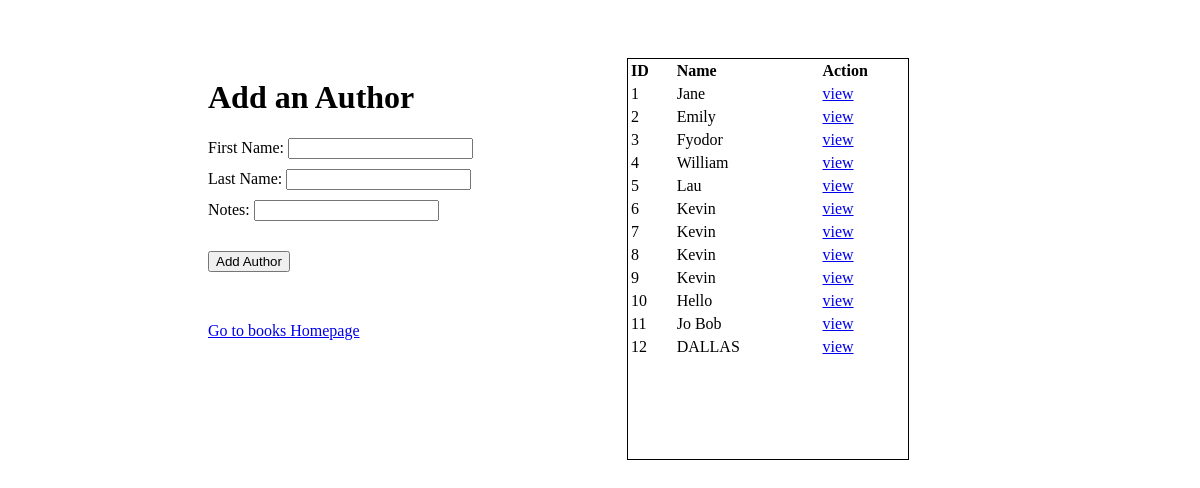
/add_author, run on the app's committed database.
### main_app/models.py (models this page shows)
class Author(models.Model):
    first_name= models.CharField(max_length=255)
    last_name= models.CharField(max_length=255)
    books = models.ManyToManyField(Book, related_name='authors')
    notes = models.TextField()
    created_at = models.DateTimeField(auto_now_add=True)
    updated_at = models.DateTimeField(auto_now=True)

### main_app/views.py (the view)
# urls.py: path('add_author', views.add_author),
def add_author(request):
    authors= Author.objects.all()
    context= {
        'authors' : authors,
    }
    return render(request,'add_author.html', context)

### main_app/templates/add_author.html (shortened to what this page needs)
<!DOCTYPE html>
<html lang="en">
<head>
</head>
<body>
    <div id='submit_author'>
        <h1>Add an Author</h1>
        <form action="submit_author" method= 'POST'>
            <label for="first_name" class='first_name'>First Name:</label>
            <input type="text" name="first_name" class="first_name"> <br>
            <label for="last_name" class='last_name'>Last Name:</label>
            <input type="text" name="last_name" class="last_name"> <br>
            <label for="notes" class='notes'>Notes:</label>
            <input type="text" name="notes" class="notes"> <br>
            <button>Add Author</button>
        </form>
        <div>
            <a href="/" id='go'>Go to books Homepage</a>
        </div>
    </div>
    <div id='authors_table'>
        <table id='info'>
            <tr id='headers'>
                <th>ID</th>
                <th>Name</th>
                <th>Action</th>
            </tr>
            {% for author in authors %}
            <tr>
                <td>{{ author.id }}</td>
                <td>{{ author.first_name }}</td>
                <td><a href="/author_info/{{ author.id }}">view</a></td>
            </tr>
            {% endfor %}
        </table>
    </div>
</body>
</html>

### main_app/templates/add_author.html (style rules this page uses)
#authors_table { display: inline-block; margin-left: 150px; vertical-align: top; margin-top: 50px; border: 1px solid black; width: 280px; height: 400px; }
#info { width: 300px; height: 300px; }
#headers { text-align: left; }
#submit_author { display: inline-block; margin-left: 200px; margin-top: 50px; }
#go { display: inline-block; }
button { margin-top: 15px; margin-bottom: 50px; }
.first_name { margin-bottom: 10px; }
.last_name { margin-bottom: 10px; }
.notes { margin-bottom: 15px; }

### data on the page
Author: id "1", first_name "Jane"
Author: id "2", first_name "Emily"
Author: id "3", first_name "Fyodor"
Author: id "4", first_name "William"
Author: id "5", first_name "Lau"
Author: id "6", first_name "Kevin"
Author: id "7", first_name "Kevin"
Author: id "8", first_name "Kevin"
Author: id "9", first_name "Kevin"
Author: id "10", first_name "Hello"
Author: id "11", first_name "Jo Bob"
Author: id "12", first_name "DALLAS"
